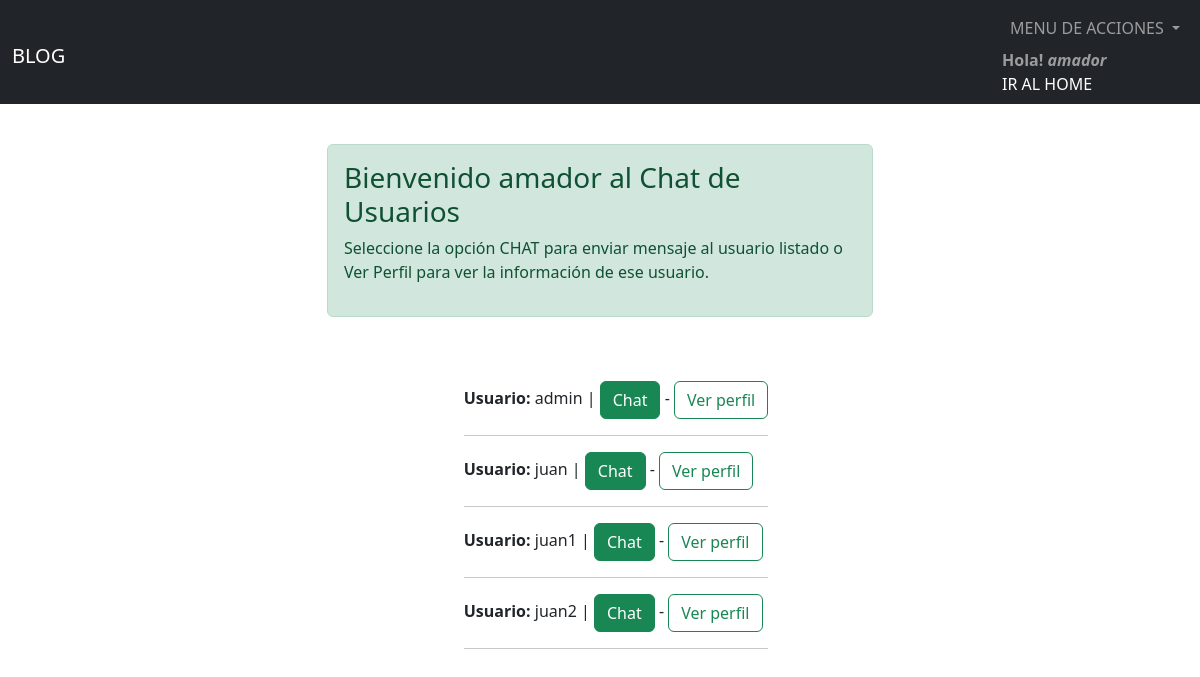
Before: /AppChat/listadousuarios/ (signed in) with the older database file.
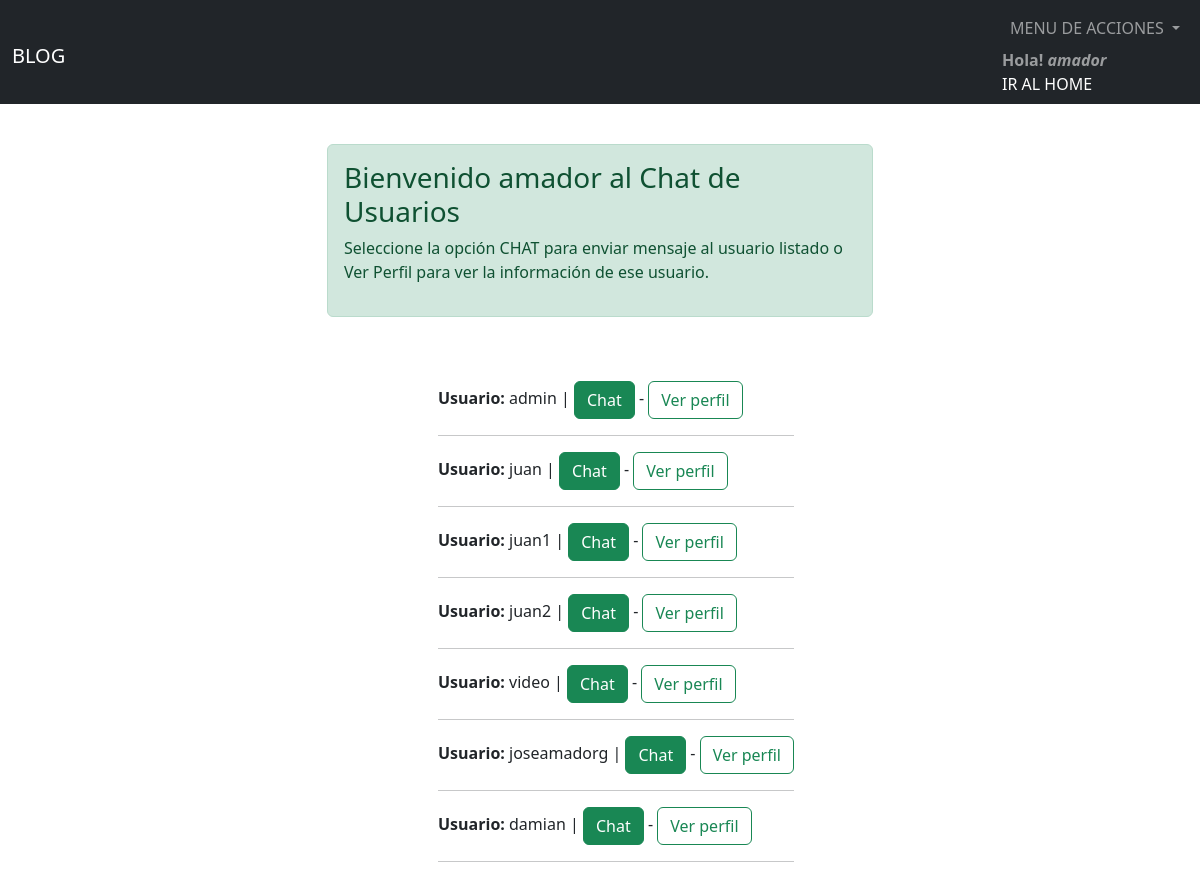
After: the same page with the newer database file.
### AppModuloUsuario/models.py (models this page shows)
class User(AbstractUser):
    descripcion=models.CharField(max_length=200)
    paginaweb=models.URLField(max_length=200)
    imagen=models.ImageField(upload_to='imagenes', null=True, blank=True)

### AppChat/views.py (the view)
# urls.py: path("listadousuarios/", listadousuarios, name="listadousuarios"),
@login_required
def listadousuarios(request):
    User = get_user_model()
    users = User.objects.all()
    usuariologueado=request.user
    return render(request,"AppChat/listadousuarios.html",{"usuarios":users, "usuariologueado":usuariologueado})

### AppChat/templates/AppChat/listadousuarios.html (shortened to what this page needs)
{% extends '../html/base.html' %}
{% load static %}
{% block content %}
    {% if usuarios %}
    <div class="d-flex flex-column align-items-center">
        <div class="alert alert-success mt-5" role="success">
            <h3>Bienvenido {{ usuariologueado }} al Chat de Usuarios</h3>
            <p>Seleccione la opción CHAT para enviar mensaje al usuario listado o Ver Perfil para ver la información de ese usuario.<p>
        </div>
        <ul class="mt-5">
            {% for user in usuarios %}
            {% if user != usuariologueado %}
                <b>Usuario:</b> {{ user.username }} |
                <a class="btn btn-success" href="{% url 'crearmensaje' user.username %}">Chat</a> -
                <a class="btn btn-outline-success" href="{% url 'perfil' user.username %}">Ver perfil</a>
                <br>
                <hr>
            {% else %}
                {{ continue }}
            {% endif %}
            {% endfor %}
        </ul>
    </div>
    {% endif  %}
  {% endblock %}

Changed rows visible on the page:
added User: username "video"
added User: username "joseamadorg"
added User: username "damian"
